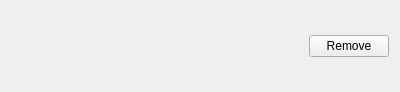
<?xml version="1.0" encoding="UTF-8"?>
<ui version="4.0">
 <class>WorkflowItem</class>
 <widget class="QWidget" name="WorkflowItem">
  <property name="geometry">
   <rect>
    <x>0</x>
    <y>0</y>
    <width>400</width>
    <height>92</height>
   </rect>
  </property>
  <property name="windowTitle">
   <string>Form</string>
  </property>
  <layout class="QHBoxLayout" name="horizontalLayout" stretch="1,0">
   <item>
    <layout class="QVBoxLayout" name="verticalLayout">
     <item>
      <widget class="QLabel" name="name">
       <property name="text">
        <string/>
       </property>
      </widget>
     </item>
     <item>
      <widget class="QLabel" name="params">
       <property name="text">
        <string/>
       </property>
      </widget>
     </item>
    </layout>
   </item>
   <item>
    <widget class="QPushButton" name="remove">
     <property name="text">
      <string>Remove</string>
     </property>
    </widget>
   </item>
  </layout>
 </widget>
 <resources/>
 <connections/>
</ui>
